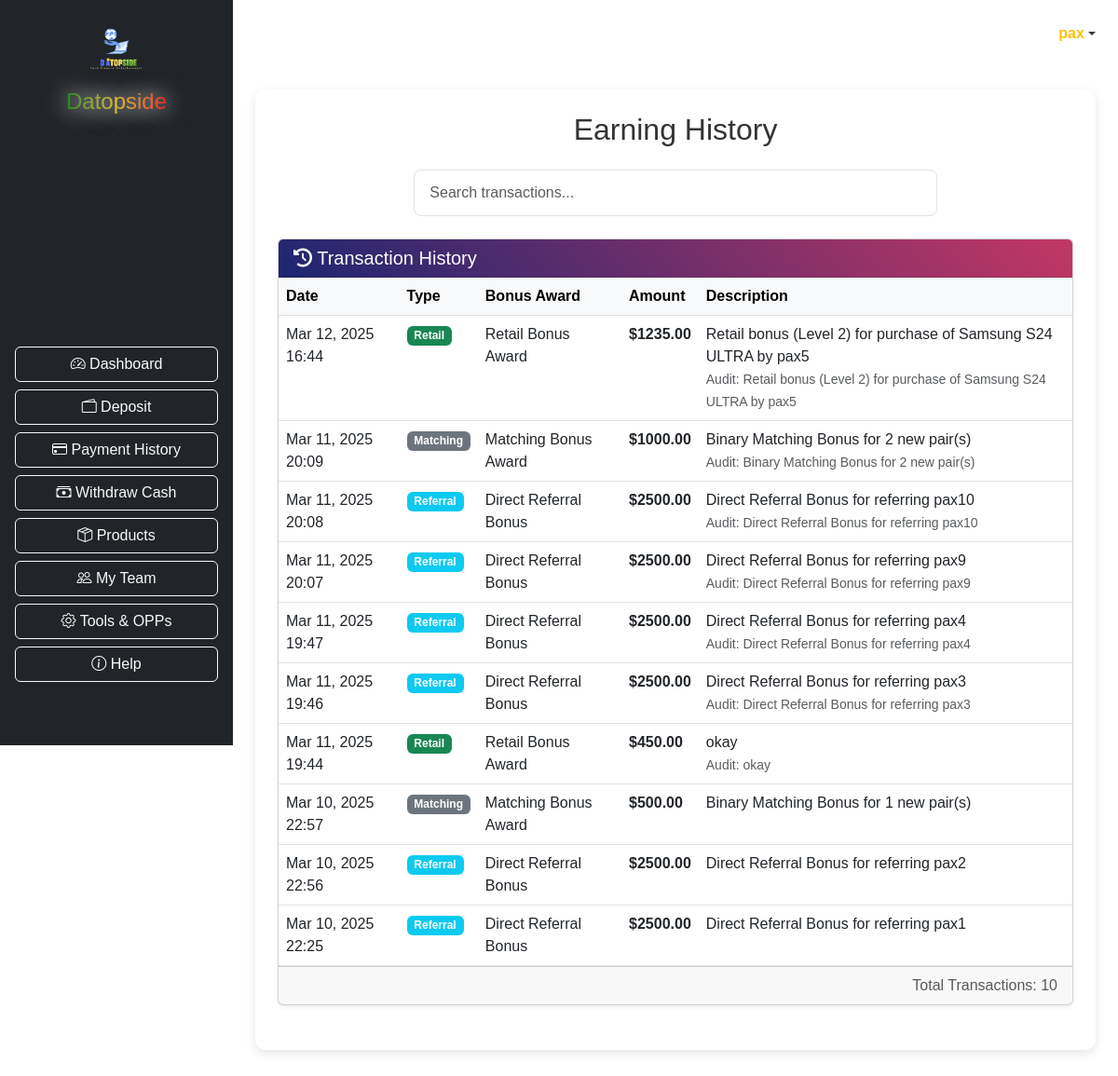
The page /earning_history/ (signed in) on the database its author committed.
### myapp/models.py (models this page shows, shortened)
class User(AbstractBaseUser, PermissionsMixin):
    STATUS_CHOICES = [
        ('active', 'Active'),
        ('inactive', 'Inactive'),
        ('review', 'Review'),
        ('suspend', 'Suspend'),
    ]
    COUNTRY_CHOICES = [
        ('rwanda', 'Rwanda'),
        ('burundi', 'Burundi'),
        ('kenya', 'Kenya'),
        ('uganda', 'Uganda'),
        ('drc', 'DRC'),
        ('tanzania', 'Tanzania'),
    ]
    country = models.CharField(
        max_length=20,
        choices=COUNTRY_CHOICES,
        default='rwanda',
        db_index=True
    )
    username = models.CharField(max_length=30, unique=True, db_index=True)
    email = models.EmailField(unique=True, db_index=True)
    phone_regex = RegexValidator(regex=r'\+?1?\d{9,15}$',
                                message="Phone number must be entered in the format '+25078xxxxxxx'.")
    phone_number = models.CharField(validators=[phone_regex], max_length=20, unique=True, db_index=True)
    status = models.CharField(max_length=8, choices=STATUS_CHOICES, default='inactive', db_index=True)
    is_staff = models.BooleanField(default=False)
    date_joined = models.DateTimeField(default=timezone.now, db_index=True)
    maintenance_due_date = models.DateField(null=True, blank=True)
    maintenance_paid = models.BooleanField(default=False)
    maintenance_fee = models.DecimalField(max_digits=10, decimal_places=2, default=0)
    maintenance_paid_date = models.DateField(null=True, blank=True)
    maintenance_paid_amount = models.DecimalField(max_digits=10, decimal_places=2, default=0)
    activation_paid_date = models.DateField(null=True, blank=True)
    activation_paid_amount = models.DecimalField(max_digits=10, decimal_places=2, default=0)
    USERNAME_FIELD = 'username'
    REQUIRED_FIELDS = ['email', 'phone_number']
    objects = UserManager()
    def colored_status(self):
        if self.status == 'active':
            color = 'green'
        elif self.status == 'inactive':
            color = 'red'
        elif self.status == 'review':
            color = 'orange'
        elif self.status == 'suspend':
            color = 'purple'
        return format_html('<span style="color: {};">{}</span>', color, self.get_status_display())
    colored_status.short_description = 'Status'
    class Meta:
        indexes = [
            models.Index(fields=['username']),
            models.Index(fields=['email']),
            models.Index(fields=['phone_number']),
            models.Index(fields=['status']),
            models.Index(fields=['country']),
        ]

class Transaction(models.Model):
    TRANSACTION_TYPES = [
        ('TOTAL_EARNINGS', 'Total earnings'),
        ('TOTAL_WITHDRAWALS', 'Total Withdrawals'),
        ('REFERRAL_EARNINGS', 'Referral earnings'),
        ('RETAIL_BONUS', 'Retail Bonus'),
        ('LEADERSHIP_BONUS', 'Leadership bonus'),
        ('MATCHING_BONUS', 'Matching bonus'),
        ('TOTAL_EXPENSES', 'Total expenses'),
        ('BALANCE', 'Balance'),
    ]
    user = models.ForeignKey(
        settings.AUTH_USER_MODEL,
        on_delete=models.CASCADE,
        default=get_default_user,
        null=True, blank=True,
        db_index=True
    )
    transaction_type = models.CharField(max_length=20, choices=TRANSACTION_TYPES, db_index=True)
    amount = models.DecimalField(max_digits=10, decimal_places=2)
    description = models.CharField(max_length=200)
    timestamp = models.DateTimeField(auto_now_add=True, db_index=True)

class TransactionAudit(models.Model):
    transaction = models.OneToOneField(Transaction, on_delete=models.CASCADE, related_name='audit')
    performed_by = models.ForeignKey(settings.AUTH_USER_MODEL, null=True, blank=True, on_delete=models.SET_NULL)
    details = models.TextField()
    timestamp = models.DateTimeField(auto_now_add=True, db_index=True)

### myapp/views.py (the view)
# urls.py: path('earning_history/', earning_history, name='earning_history'),
def earning_history(request):
    transactions = Transaction.objects.filter(user=request.user).order_by('-timestamp')
    return render(request, 'earning_history.html', {'transactions': transactions})

### myapp/templates/earning_history.html (shortened to what this page needs)
{% extends 'base.html' %}
{% load static %}
{% block content %}
<div class="container my-5 p-4" style="background: rgba(255,255,255,0.95); border-radius: 12px; box-shadow: 0 4px 12px rgba(0,0,0,0.1);">
  <h2 class="text-center mb-4">Earning History</h2>
  <div class="row mb-4">
    <div class="col-md-8 offset-md-2">
      <input type="text" name="search" class="form-control" placeholder="Search transactions..." value="{{ request.GET.search }}">
    </div>
  </div>
  <div class="card shadow-sm mb-4">
    <div class="card-header bg-gradient-primary text-white">
      <h5 class="mb-0"><i class="fas fa-history"></i> Transaction History</h5>
    </div>
    <div class="card-body p-0">
      <div class="table-responsive">
        <table class="table table-hover mb-0">
          <thead class="table-light">
            <tr>
              <th>Date</th>
              <th>Type</th>
              <th>Bonus Award</th>
              <th>Amount</th>
              <th>Description</th>
            </tr>
          </thead>
          <tbody id="transactionTableBody">
            {% for transaction in transactions %}
            <tr>
              <td>{{ transaction.timestamp|date:"M d, Y H:i" }}</td>
              <td>
                {% if transaction.transaction_type == "REFERRAL_EARNINGS" %}
                  <span class="badge bg-info">Referral</span>
                {% elif transaction.transaction_type == "RETAIL_BONUS" %}
                  <span class="badge bg-success">Retail</span>
                {% elif transaction.transaction_type == "LEADERSHIP_BONUS" %}
                  <span class="badge bg-warning text-dark">Leadership</span>
                {% elif transaction.transaction_type == "MATCHING_BONUS" %}
                  <span class="badge bg-secondary">Matching</span>
                {% else %}
                  <span class="badge bg-light text-dark">{{ transaction.get_transaction_type_display }}</span>
                {% endif %}
              </td>
              <td>
                {% if transaction.transaction_type == "REFERRAL_EARNINGS" %}
                  Direct Referral Bonus
                {% elif transaction.transaction_type == "RETAIL_BONUS" %}
                  Retail Bonus Award
                {% elif transaction.transaction_type == "LEADERSHIP_BONUS" %}
                  Leadership Bonus Award
                {% elif transaction.transaction_type == "MATCHING_BONUS" %}
                  Matching Bonus Award
                {% else %}
                  {{ transaction.get_transaction_type_display }}
                {% endif %}
              </td>
              <td><strong>${{ transaction.amount }}</strong></td>
              <td>
                {{ transaction.description }}
                {% if transaction.audit %}
                  <br>
                  <small class="text-muted">Audit: {{ transaction.audit.details }}</small>
                {% endif %}
              </td>
            </tr>
            {% empty %}
            <tr>
              <td colspan="5" class="text-center">No transactions found.</td>
            </tr>
            {% endfor %}
          </tbody>
        </table>
      </div>
    </div>
    <div class="card-footer text-end text-muted">
      Total Transactions: {{ transactions|length }}
    </div>
  </div>
</div>
{% endblock content %}

### myapp/templates/base.html (shortened to what this page needs)
{% load static %}
<!DOCTYPE html>
<html lang="en">
<head>
    <link rel="stylesheet" href="https://cdn.jsdelivr.net/npm/bootstrap@5.3.0/dist/css/bootstrap.min.css">
    <link rel="stylesheet" href="https://cdnjs.cloudflare.com/ajax/libs/animate.css/4.1.1/animate.min.css">
    <link rel="stylesheet" href="https://cdnjs.cloudflare.com/ajax/libs/hover.css/2.3.1/css/hover-min.css">
    <link rel="stylesheet" href="https://cdnjs.cloudflare.com/ajax/libs/font-awesome/6.0.0-beta3/css/all.min.css">
    <link href="https://cdn.jsdelivr.net/npm/bootstrap@5.3.0/dist/css/bootstrap.min.css" rel="stylesheet">
    <link rel="stylesheet" href="https://cdn.jsdelivr.net/npm/bootstrap-icons@1.10.3/font/bootstrap-icons.css">
</head>
<body>
<div class="d-flex">
    <nav class="bg-dark text-white p-3 d-flex flex-column align-items-center" style="width: 250px; position: fixed; height: 100vh; backdrop-filter: blur(10px); background: rgba(0, 0, 0, 0.5);">
        <div class="text-center mb-4">
            <img src="{% static 'images/LOGO.png' %}" alt="Logo" class="img-fluid" style="max-width: 100px; animation: rotateLogo 5s infinite linear;">
            <h4 style="background: linear-gradient(to right, #008000, #ffc900, #ff0000); -webkit-background-clip: text; -webkit-text-fill-color: transparent; text-shadow: 0 0 20px #fff, 0 0 30px #000, 0 0 40px #fff; animation: glow 2s infinite alternate;">Datopside</h4>
        </div>
        <ul class="nav flex-column w-100">
            <div class="d-flex flex-column align-items-center justify-content-center vh-100">
                <a class="btn btn-outline-light mb-2 w-100 text-center hvr-grow" href="{% url 'dashboard' %}">
                    <i class="bi bi-speedometer2"></i> Dashboard
                </a>
                <a class="btn btn-outline-light mb-2 w-100 text-center hvr-grow" href="{% url 'deposit' %}">
                    <i class="bi bi-wallet2"></i> Deposit
                </a>
                <a class="btn btn-outline-light mb-2 w-100 text-center hvr-grow" href="{% url 'payment_history' %}">
                    <i class="bi bi-credit-card"></i> Payment History
                </a>
                <a class="btn btn-outline-light mb-2 w-100 text-center hvr-grow" href="{% url 'withdraw' %}">
                  <i class="bi bi-cash-stack"></i> Withdraw Cash
                </a>
                <a class="btn btn-outline-light mb-2 w-100 text-center hvr-grow" href="{% url 'product_list' %}">
                    <i class="bi bi-box-seam"></i> Products
                </a>
                <a class="btn btn-outline-light mb-2 w-100 text-center hvr-grow" href="{% url 'my_team' %}">
                    <i class="bi bi-people"></i> My Team
                </a>
                <a class="btn btn-outline-light mb-2 w-100 text-center hvr-grow" href="{% url 'tools_and_opps:tools_dashboard' %}">
                    <i class="bi bi-gear"></i> Tools & OPPs
                </a>
                <a class="btn btn-outline-light mb-2 w-100 text-center hvr-grow" href="{% url 'support_thread' %}">
                    <i class="bi bi-info-circle"></i> Help
                </a>
            </div>
        </ul>
    </nav>
    <div class="container-fluid p-4" style="margin-left: 250px;">
        <div class="d-flex justify-content-end mb-3">
            <div class="nav-item dropdown">
                <a
                  class="nav-link dropdown-toggle d-flex align-items-center"
                  href="#"
                  id="navbarDropdown"
                  role="button"
                  data-bs-toggle="dropdown"
                  aria-expanded="false"
                >
                    <span class="fw-semibold text-warning">{{ request.user.username }}</span>
                </a>
            </div>
        </div>
        {% block content %}{% endblock %}
    </div>
</div>
</body>
</html>

### rows shown on the page
User: user.username "pax"
Transaction: transaction_type "Retail"
Transaction: transaction_type "Matching"
Transaction: shows "Referral", shows "Direct Referral Bonus"
Transaction: shows "Referral", shows "Direct Referral Bonus"
Transaction: shows "Referral", shows "Direct Referral Bonus"
Transaction: shows "Referral", shows "Direct Referral Bonus"
Transaction: transaction_type "Retail"
Transaction: transaction_type "Matching"
Transaction: shows "Referral", shows "Direct Referral Bonus"
Transaction: shows "Referral", shows "Direct Referral Bonus"

### other values the page prints
{{ transactions|length }} "10"
